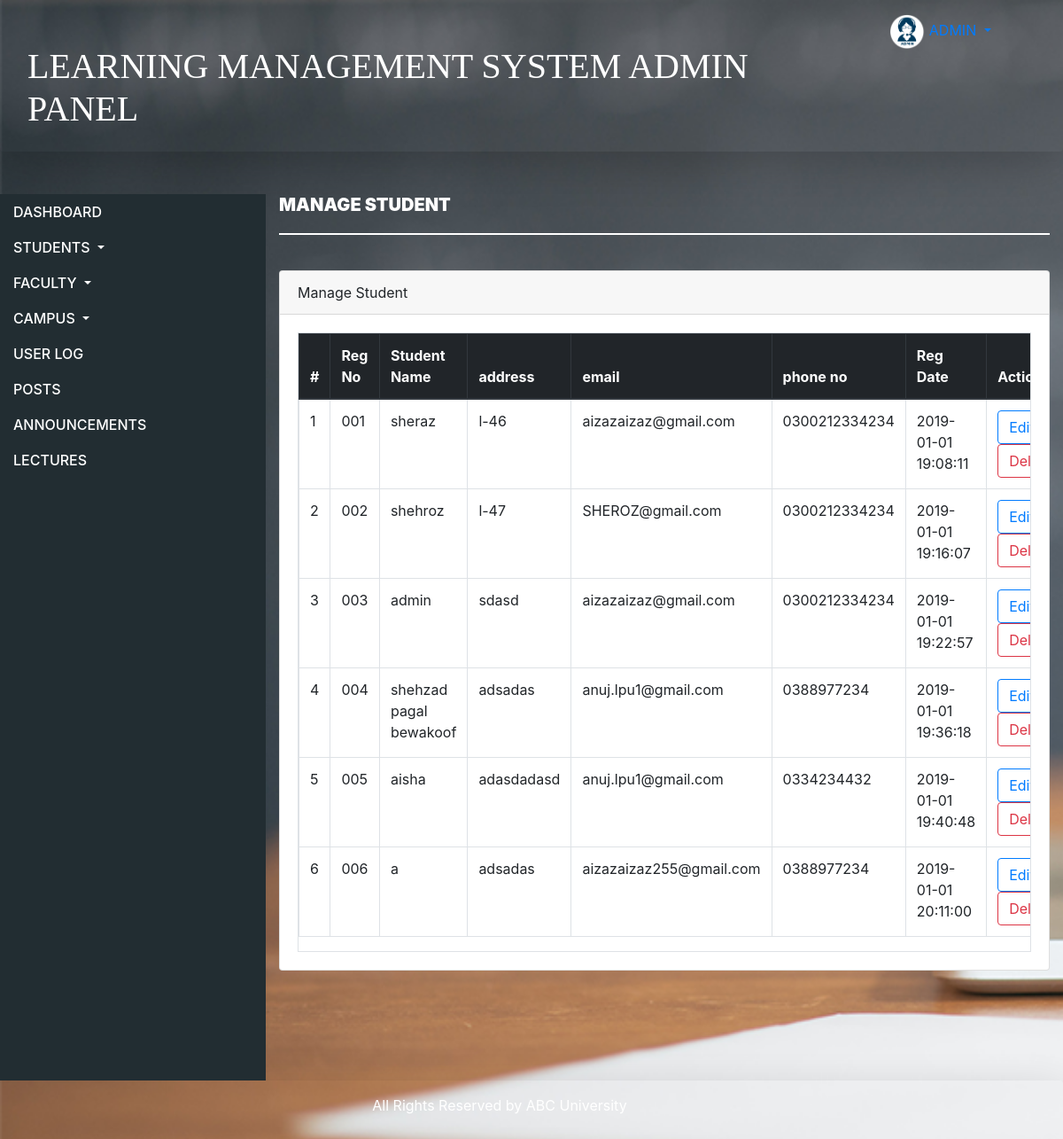
The app's page /admin/manage-profiles.php?type=Student (signed in) with its own data.
### tables this page shows
CREATE TABLE `students` (
  `Regno` varchar(255) NOT NULL,
  `studentPhoto` varchar(255) DEFAULT NULL,
  `Name` varchar(255) NOT NULL,
  `email` varchar(255) NOT NULL,
  `phoneno` varchar(255) NOT NULL,
  `address` varchar(255) NOT NULL,
  `gender` varchar(255) NOT NULL,
  `creationdate` timestamp NOT NULL DEFAULT CURRENT_TIMESTAMP,
  `updationDate` varchar(255) NOT NULL
);

### admin/manage-profiles.php (the view, shortened to what this page needs)
<?php
include('includes/config.php');
if(strlen($_SESSION['alogin'])==0)
    {
header('location:index.php');
}
else{
      if($_GET['type']=="Student")
      {
          $sql=mysqli_query($con,"select * from students");
      }
      else{
          if($_GET['type']=="Teacher"){
              $sql=mysqli_query($con,"select * from teachers");
              $_SESSION['type']="Teacher";
          }
      }
?>
<!DOCTYPE html>
<html >
<head>
   <link rel="stylesheet" href="https://stackpath.bootstrapcdn.com/bootstrap/4.1.3/css/bootstrap.min.css">
       <link rel="stylesheet" href="css/bootstrap.min.css" >
       <link rel="stylesheet" href="css/bootstrap.css" >
 <link rel="stylesheet" type="text/css" href="css/style1.css">
</head>
<body class="b_pic">
        <div class="container-fluid">
          <?php include('includes/header.php');?>
                <div class="row" >
                  <?php include('includes/sidebar.php');?>
                <div class="col-lg-9">
               <div>   <h1 >Manage <?php echo $_SESSION['type']; ?>  </h1> <div>
                      <div class="card">
                        <div class="card-header">
                                Manage <?php echo $_SESSION['type']; ?>
                        </div>
                        <div class="card-body">
                            <div class="table-responsive table-bordered">
                                <table class="table">
                                    <thead class="thead-dark">
                                        <tr>
                                            <th>#</th>
                                            <th>Reg No </th>
 <th><?php echo $_SESSION['type']; ?> Name </th>
                                            <th> address </th>
                                            <th> email </th>
                                            <th> phone no </th>
                                             <th>Reg Date</th>
                                             <th>Action</th>
                                        </tr>
                                    </thead>
                                    <tbody>
<?php
    $cnt=1;
    while($row=mysqli_fetch_array($sql))
    {
    ?>
                                            <tr>
                                                <td><?php echo $cnt;?></td>
                                                <td><?php echo htmlentities($row['Regno']);?></td>
                                            <td><?php echo htmlentities($row['Name']);?></td>
                                              <td><?php echo htmlentities($row['address']);?></td>
                                                <td><?php echo htmlentities($row['email']);?></td>
                                                <td><?php echo htmlentities($row['phoneno']);?></td>
                                                <td><?php echo htmlentities($row['creationdate']);?></td>
                                                <td>
                                                <a href="edit-profile.php?id=<?php echo htmlentities($row['Regno']);?>">
    <button class="btn btn-outline-primary">Edit</button> </a>
    <a href="manage-profiles.php?id=<?php echo htmlentities($row['Regno']);?>&del=delete" onClick="return confirm('Are you sure you want to delete?')">
                                                <button class="btn btn-outline-danger">Delete</button>
    </a>
                                            </td>
                                            </tr>
    <?php
    $cnt++;
    }
 ?>
                                    </tbody>
                                </table>
                            </div>
                        </div>
                    </div>
                          </div>
                    </div>
                          </div>
                    </div>
  <?php include('includes/footer.php');?>
        </div>
</body>
</html>
<?php } ?>

### admin/css/style1.css (style rules this page uses)
.b_pic { background: url("background_pic.png") no-repeat; background-size: cover; }
h1 { font-weight: 900; padding-bottom: 20px; border-bottom: 2px solid #fff; text-transform: uppercase; color: #fff; font-size: 20px; margin-bottom: 40px; }

### records on screen
students: Regno "001", Name "sheraz", address "l-46", email "aizazaizaz@gmail.com", phoneno "0300212334234", creationdate "2019-01-01 19:08:11"
students: Regno "002", Name "shehroz", address "l-47", email "SHEROZ@gmail.com", phoneno "0300212334234", creationdate "2019-01-01 19:16:07"
students: Regno "003", Name "admin", address "sdasd", email "aizazaizaz@gmail.com", phoneno "0300212334234", creationdate "2019-01-01 19:22:57"
students: Regno "004", Name "shehzad pagal bewakoof", address "adsadas", email "anuj.lpu1@gmail.com", phoneno "0388977234", creationdate "2019-01-01 19:36:18"
students: Regno "005", Name "aisha", address "adasdadasd", email "anuj.lpu1@gmail.com", phoneno "0334234432", creationdate "2019-01-01 19:40:48"
students: Regno "006", Name "a", address "adsadas", email "aizazaizaz255@gmail.com", phoneno "0388977234", creationdate "2019-01-01 20:11:00"

### other values on screen
$_SESSION['type'] "STUDENT"
$_SESSION['type'] "Student"
